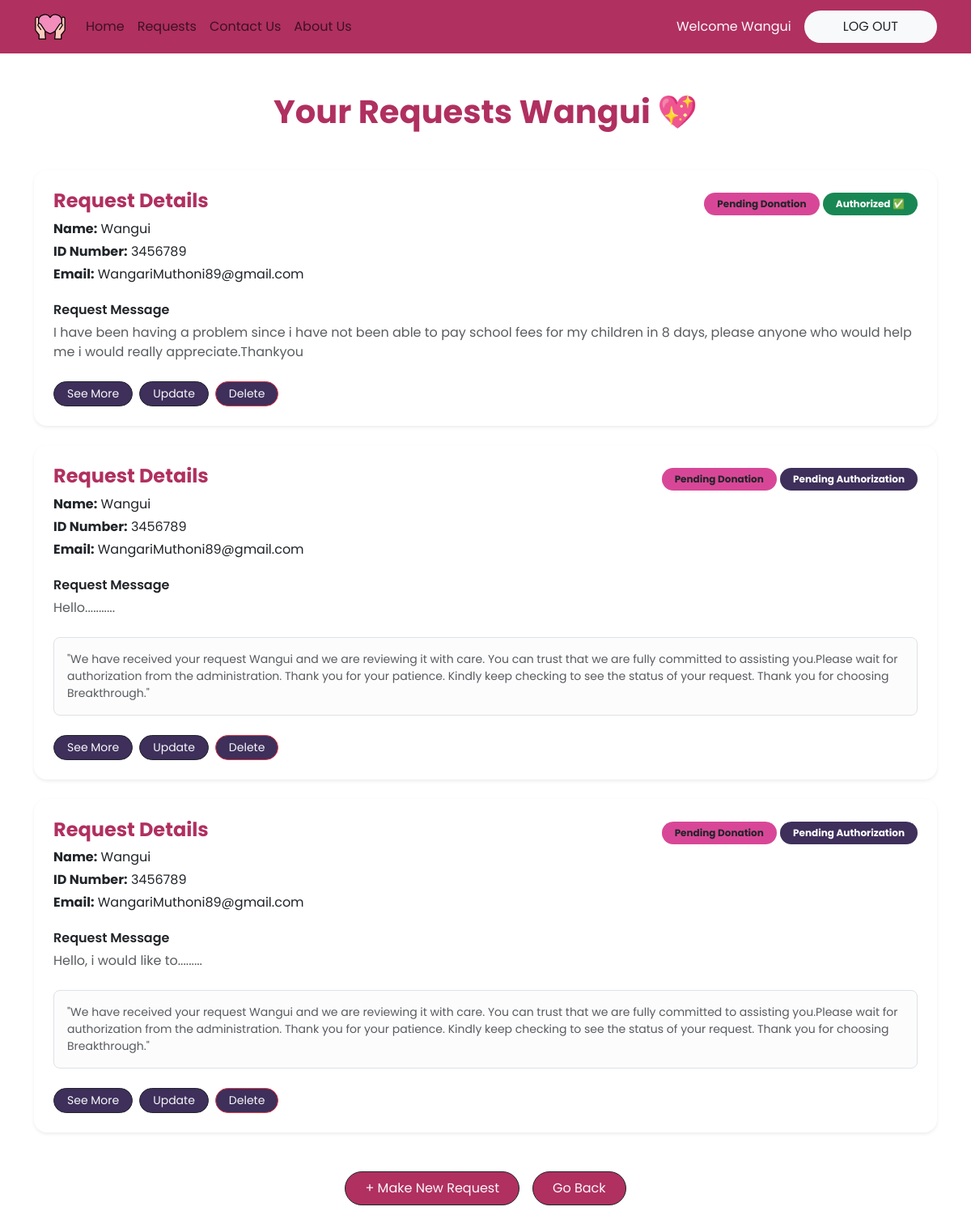
/beneficiary/Requests (signed in), run on the app's committed database.
### beneficiary/models.py (models this page shows, shortened)
class Appeal(models.Model):
    STATUS_CHOICES = [
        ('pending', 'Pending'),
        ('donated', 'Donated'),
        ('authorized', 'Authorized'),
    ]
    user = models.ForeignKey(User, on_delete=models.CASCADE)
    idNumber = models.IntegerField()
    PhoneNumber = models.IntegerField()
    request = models.CharField(max_length=1000)
    status = models.CharField(max_length=20, choices=STATUS_CHOICES, default='pending')
    created_at = models.DateField(auto_now_add=True)
    updated_at = models.DateField(auto_now=True)
    is_authorized = models.BooleanField(default=False)

### beneficiary/views.py (the view)
# urls.py: path('Requests' , views.readRequests , name = 'beneficiaryreadRequests') ,
@login_required(login_url='beneficiarylogin')
def readRequests(request):
    appeals = Appeal.objects.filter(user=request.user)
    context = {'appeals': appeals}
    return render(request, 'beneficiary/requests.html', context)

### beneficiary/templates/beneficiary/requests.html
{% extends 'beneficiary/main.html' %} {% block content %}
<div class="container py-5">
  <div class="text-center mb-5">
    <h1 class="fw-bold textpink">Your Requests {{user.username}} 💖</h1>
  </div>
  {% for appeal in appeals %}
  <div class="card shadow-sm border-0 rounded-4 mb-4">
    <div class="card-body p-4">
      <div class="d-flex justify-content-between align-items-start flex-wrap">
        <div>
          <h5 class="fw-bold textpink mb-2 fs-4">Request Details</h5>
          <p class="mb-1"><strong>Name:</strong> {{ user.username }}</p>
          <p class="mb-1"><strong>ID Number:</strong> {{ appeal.idNumber }}</p>
          <p class="mb-1"><strong>Email:</strong> {{ appeal.user.email }}</p>
        </div>
        <div class="text-end mt-2 mt-md-0">
          {% if appeal.status == 'donated' %}
          <span class="badge bg-success px-3 py-2 rounded-pill">Donated</span>
          {% else %}
          <span class="badge bgplum text-dark px-3 py-2 rounded-pill"
            >Pending Donation</span
          >
          {% endif %} {% if appeal.is_authorized %}
          <span
            class="badge bg-success px-3 py-2 rounded-pill mt-1 d-inline-block"
            >Authorized ✅</span
          >
          {% else %}
          <span
            class="badge bgpurple px-3 py-2 rounded-pill mt-1 d-inline-block"
            >Pending Authorization
          </span>
          {% endif %}
        </div>
      </div>
      <div class="mt-3">
        <p class="fw-semibold mb-1">Request Message</p>
        <p class="text-muted mb-0">{{ appeal.request }}</p>
      </div>
      {% if not appeal.is_authorized %}
      <div class="alert alert-light border mt-4 small text-muted rounded-3">
        "We have received your request  {{user.username}} and we are reviewing it with care. You can
        trust that we are fully committed to assisting you.Please wait for authorization from
        the administration. Thank you for your patience. Kindly keep checking to
        see the status of your request. Thank you for choosing Breakthrough."
      </div>
      {% endif %}
      <div class="d-flex gap-2 flex-wrap mt-4">
        <a
          href="{% url 'beneficiaryreadOneRequest' appeal.id %}"
          class="btn btn-outline-dark bgpurple btn-sm rounded-pill text-light px-3"
          >See More</a
        >
        <a
          href="{% url 'beneficiaryupdateRequest' appeal.id %}"
          class="btn btn-outline-dark bgpurple btn-sm rounded-pill px-3 text-light"
          >Update</a
        >
        <a
          href="{% url 'beneficiarydeleteRequest' appeal.id %}"
          class="btn btn-outline-danger bgpurple btn-sm rounded-pill px-3 text-light"
          >Delete</a
        >
      </div>
    </div>
  </div>
  {% empty %}
  <div class="text-center text-muted">
    <p>You have not made any requests yet.</p>
  </div>
  {% endfor %}
  <div class="d-flex justify-content-center gap-3 mt-5 flex-wrap">
    <a
      href="{% url 'beneficiarymakeRequest' %}"
      class="btn bgpink btn-outline-dark text-light rounded-pill px-4 py-2"
    >
      + Make New Request
    </a>
    <a
      href="{% url 'beneficiaryuserHome' %}"
      class="btn bgpink btn-outline-dark text-light rounded-pill px-4 py-2"
    >
      Go Back
    </a>
  </div>
</div>
{% endblock %}

### beneficiary/templates/beneficiary/navbar.html (shortened to what this page needs)
{% load static %}
<nav class="navbar navbar-expand-lg bgpink py-2">
  <div class="container">
    {% if request.user.is_authenticated %}
      <a class="navbar-brand" href="{% url 'beneficiaryuserHome' %}">
        <img src="{% static 'logo.svg' %}" alt="Logo" width="40">
      </a>
    {% else %}
      <a class="navbar-brand" href="{% url 'beneficiaryhome' %}">
        <img src="{% static 'logo.svg' %}" alt="Logo" width="40">
      </a>
    {% endif %}
    <div class="collapse navbar-collapse" id="navbarNav">
      <ul class="navbar-nav me-auto align-items-lg-center">
        {% if request.user.is_authenticated %}
          <li class="nav-item">
            <a class="nav-link" href="{% url 'beneficiaryuserHome' %}">Home</a>
          </li>
          <li class="nav-item">
            <a class="nav-link" href="{% url 'beneficiaryreadRequests' %}">Requests</a>
          </li>
          <li class="nav-item">
            <a class="nav-link" href="{% url 'beneficiarycontactUs' %}">Contact Us</a>
          </li>
        {% else %}
          <li class="nav-item">
            <a class="nav-link" href="{% url 'beneficiaryhome' %}">Home</a>
          </li>
        {% endif %}
        <li class="nav-item">
          <a class="nav-link" href="{% url 'beneficiaryaboutUs'%}">About Us</a>
        </li>
      </ul>
      <ul class="navbar-nav ms-lg-auto align-items-lg-center gap-2 mt-3 mt-lg-0">
        {% if request.user.is_authenticated %}
          <li class="nav-item">
            <span class="nav-link text-light">Welcome {{ request.user.username }}</span>
          </li>
          <li class="nav-item">
            <a class="nav-link bg-light rounded-2 text-dark btn btn-light btn-lg rounded-pill px-5 " width="100px" href="{% url 'beneficiarylogout' %}">
              LOG OUT
            </a>
          </li>
        {% endif %}
      </ul>
    </div>
  </div>
</nav>

### data on the page
Appeal: idNumber "3456789", user.email "WangariMuthoni89@gmail.com", status "Pending Donation", is_authorized "Authorized ✅", request "I have been having a problem since i have not been able to pay school fees for my children in 8 days, please anyone who would help me i would really appreciate.Thankyou"
Appeal: idNumber "3456789", user.email "WangariMuthoni89@gmail.com", status "Pending Donation", is_authorized "Pending Authorization", request "Hello..........."
Appeal: idNumber "3456789", user.email "WangariMuthoni89@gmail.com", status "Pending Donation", is_authorized "Pending Authorization", request "Hello, i would like to........."

### other printed values
{{ request.user.username }} "Wangui"
{{ user.username }} "Wangui"
